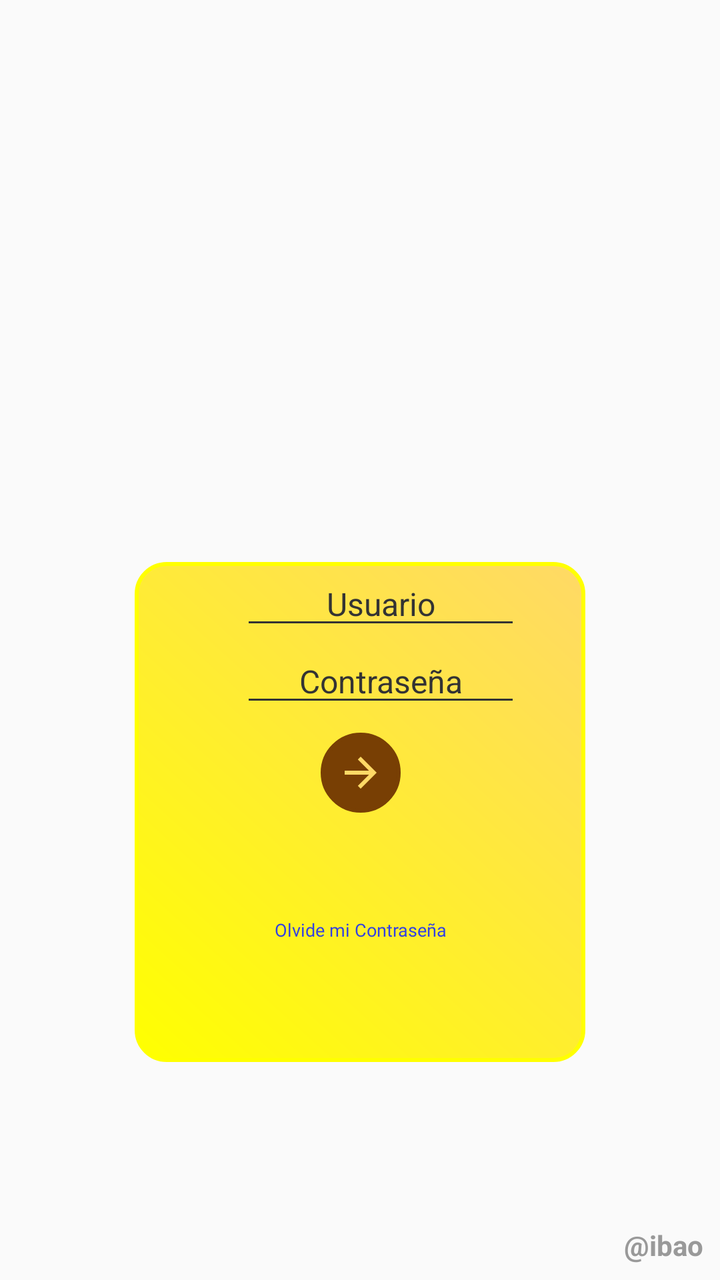
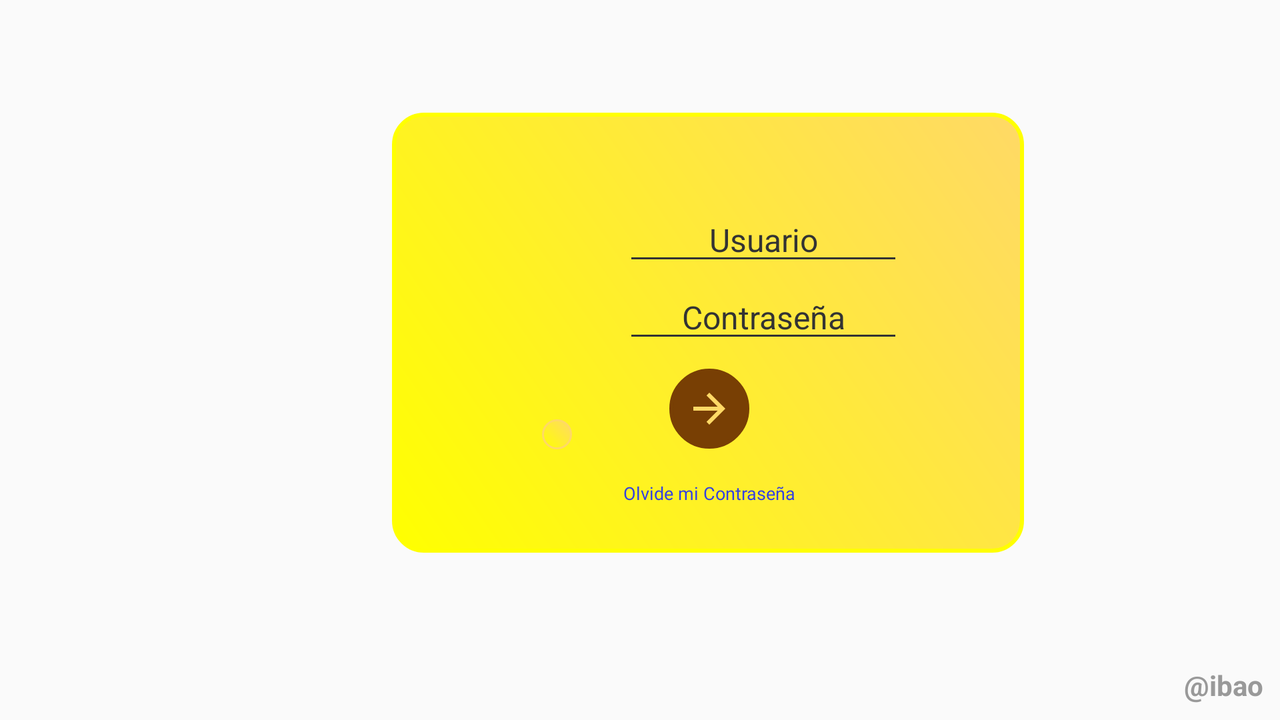

First picture: res/layout/ on a phone held upright. Second picture: the repository's own variant of that layout, on a device whose configuration matches the variant's folder. Source for both follows.
<!-- AndroidManifest.xml: activity theme AppTheme2.NoActionBar -->
<!-- res/layout/activity_lost_password.xml -->
<?xml version="1.0" encoding="utf-8"?>
<android.support.constraint.ConstraintLayout xmlns:android="http://schemas.android.com/apk/res/android"
    xmlns:app="http://schemas.android.com/apk/res-auto"
    xmlns:tools="http://schemas.android.com/tools"
    android:id="@+id/linearLayout"
    android:layout_width="match_parent"
    android:layout_height="match_parent"
    android:gravity="center_horizontal"

    tools:context=".views.ActivityLogin">


    <ImageView
        android:id="@+id/imageView5"
        android:layout_width="match_parent"
        android:layout_height="match_parent"
        android:adjustViewBounds="true"
        android:cropToPadding="true"

        android:scaleType="matrix"
        app:layout_constraintStart_toStartOf="parent"
        app:layout_constraintTop_toTopOf="parent"
        app:srcCompat="@drawable/background" />



    <android.support.constraint.ConstraintLayout
        android:id="@+id/linearLayout2"
        android:layout_width="wrap_content"
        android:layout_height="250dp"
        android:layout_marginBottom="8dp"

        android:paddingHorizontal="20dp"
        android:layout_marginEnd="8dp"
        android:layout_marginStart="8dp"
        android:layout_marginTop="8dp"
        android:background="@drawable/shape_secondary_r15_borderlight"
        app:layout_constraintBottom_toBottomOf="parent"
        app:layout_constraintEnd_toEndOf="parent"
        app:layout_constraintStart_toStartOf="parent"
        app:layout_constraintTop_toTopOf="parent"
        app:layout_constraintVertical_bias="0.73">


        <ImageView
            android:id="@+id/imageView11"
            android:layout_width="25dp"
            android:layout_height="wrap_content"
            android:layout_marginEnd="8dp"
            android:layout_marginTop="8dp"
            app:layout_constraintBottom_toBottomOf="@+id/eTextUser"
            app:layout_constraintEnd_toStartOf="@+id/eTextUser"
            app:layout_constraintTop_toTopOf="@+id/eTextUser"
            app:layout_constraintVertical_bias="0.0"
            app:srcCompat="@drawable/ic_account_circle" />


        <EditText
            android:id="@+id/eTextUser"
            android:layout_width="140dp"
            android:layout_height="wrap_content"
            android:layout_marginEnd="8dp"
            android:layout_marginStart="8dp"
            android:backgroundTint="@color/secondary_text"
            android:ems="10"
            android:inputType="textPersonName"
            android:text="Usuario"
            android:textAlignment="center"
            android:textColor="@color/secondary_text"
            android:textSize="16sp"
            app:layout_constraintEnd_toEndOf="parent"
            app:layout_constraintHorizontal_bias="0.85"
            app:layout_constraintStart_toStartOf="parent"
            tools:layout_editor_absoluteY="74dp"
            tools:ignore="MissingConstraints" />


        <EditText
            android:id="@+id/eTextPassword"
            android:layout_width="140dp"
            android:layout_height="wrap_content"
            android:layout_marginEnd="8dp"
            android:layout_marginStart="8dp"
            android:backgroundTint="@color/secondary_text"
            android:ems="10"
            android:inputType="textPersonName"
            android:text="Contraseña"
            android:textAlignment="center"
            android:textColor="@color/secondary_text"
            android:textSize="16sp"
            app:layout_constraintEnd_toEndOf="@+id/eTextUser"
            app:layout_constraintStart_toStartOf="@+id/eTextUser"
            app:layout_constraintTop_toBottomOf="@+id/eTextUser"
            tools:ignore="MissingConstraints" />

        <ImageView
            android:id="@+id/imageView12"
            android:layout_width="25dp"
            android:layout_height="wrap_content"
            android:layout_marginBottom="8dp"
            android:layout_marginEnd="8dp"
            android:layout_marginTop="8dp"
            app:layout_constraintBottom_toBottomOf="@+id/eTextPassword"
            app:layout_constraintEnd_toStartOf="@+id/eTextPassword"
            app:layout_constraintTop_toTopOf="@+id/eTextPassword"
            app:srcCompat="@drawable/ic_lock" />

        <ImageButton
            android:id="@+id/imgbtn_enter"
            android:layout_width="40dp"
            android:layout_height="40dp"
            android:layout_marginBottom="8dp"
            android:layout_marginEnd="8dp"
            android:layout_marginStart="8dp"
            android:layout_marginTop="8dp"
            android:background="@drawable/shape_secondary_r15_borderdark"
            android:scaleType="center"
            app:layout_constraintBottom_toBottomOf="parent"
            app:layout_constraintEnd_toEndOf="parent"
            app:layout_constraintHorizontal_bias="0.503"
            app:layout_constraintStart_toStartOf="parent"
            app:layout_constraintTop_toBottomOf="@+id/eTextPassword"
            app:layout_constraintVertical_bias="0.0"
            android:src="@drawable/ic_arrow_forward"
            tools:ignore="MissingConstraints" />

        <TextView
            android:id="@+id/textView7"
            android:layout_width="wrap_content"
            android:layout_height="wrap_content"
            android:layout_marginBottom="16dp"
            android:layout_marginEnd="8dp"
            android:layout_marginStart="8dp"
            android:layout_marginTop="8dp"
            android:fontFamily="@font/coming_soon"
            android:text="Olvide mi Contraseña"
            android:textAlignment="center"
            android:textAllCaps="false"
            android:textColor="@color/link"
            android:textSize="9sp"
            app:layout_constraintBottom_toBottomOf="parent"
            app:layout_constraintEnd_toEndOf="parent"
            app:layout_constraintHorizontal_bias="0.504"
            app:layout_constraintStart_toStartOf="parent"
            app:layout_constraintTop_toBottomOf="@+id/imgbtn_enter" />

    </android.support.constraint.ConstraintLayout>


    <LinearLayout
        android:layout_width="wrap_content"
        android:layout_height="160dp"
        android:layout_marginBottom="8dp"
        android:layout_marginEnd="8dp"
        android:layout_marginStart="8dp"
        android:orientation="vertical"
        app:layout_constraintBottom_toTopOf="@+id/linearLayout2"
        app:layout_constraintEnd_toEndOf="@+id/linearLayout2"
        app:layout_constraintStart_toStartOf="@+id/linearLayout2"
        app:layout_constraintTop_toTopOf="@+id/linearLayout2">

        <ImageView
            android:id="@+id/imageView9"
            android:layout_width="120dp"
            android:layout_height="120dp"
            android:contentDescription="TODO"
            app:layout_constraintBottom_toBottomOf="@+id/linearLayout2"
            app:layout_constraintEnd_toEndOf="@+id/linearLayout2"
            app:layout_constraintStart_toStartOf="@+id/linearLayout2"
            app:layout_constraintTop_toTopOf="parent"
            app:layout_constraintVertical_bias="0.81"
            app:srcCompat="@drawable/logo_incavo" />

    </LinearLayout>

    <TextView
        android:id="@+id/textView8"
        android:layout_width="40dp"
        android:layout_height="19dp"
        android:layout_marginBottom="8dp"
        android:layout_marginEnd="8dp"
        android:text="@ibao"
        android:textColor="#999999"
        android:textStyle="bold"
        app:layout_constraintBottom_toBottomOf="parent"
        app:layout_constraintEnd_toEndOf="parent"
        />

    <ImageView
        android:id="@+id/climbing_plant"
        android:layout_width="match_parent"
        android:layout_height="wrap_content"
        android:adjustViewBounds="true"
        android:cropToPadding="true"
        android:scaleY="1.2"
        android:transformPivotY="0dp"
        android:scaleType="fitXY"
        app:layout_constraintStart_toStartOf="parent"
        app:layout_constraintTop_toTopOf="parent"
        android:visibility="visible"
        app:srcCompat="@drawable/climbing_plant" />
</android.support.constraint.ConstraintLayout>
<!-- resources referenced by this layout -->
<resources>
  <color name="link">#3341e1</color>
  <color name="secondary_text">#333333</color>
  <!-- drawable climbing_plant: png bitmap (drawable, 791959 bytes) -->
  <!-- drawable ic_account_circle: png bitmap (drawable-hdpi, 989 bytes) -->
  <!-- drawable ic_arrow_forward (drawable) -->
  <vector android:height="24dp" android:tint="#FFD966"
      android:viewportHeight="24.0" android:viewportWidth="24.0"
      android:width="24dp" xmlns:android="http://schemas.android.com/apk/res/android">
      <path android:fillColor="#FF000000" android:pathData="M12,4l-1.41,1.41L16.17,11H4v2h12.17l-5.58,5.59L12,20l8,-8z"/>
  </vector>
  <!-- drawable ic_lock: png bitmap (drawable-hdpi, 592 bytes) -->
  <!-- drawable logo_incavo: png bitmap (drawable, 26686 bytes) -->
  <!-- drawable shape_secondary_r15_borderdark (drawable) -->
  <?xml version="1.0" encoding="utf-8"?>
  <shape xmlns:android="http://schemas.android.com/apk/res/android"
      android:shape="rectangle">
      <stroke android:width="2dp"
          android:color="@color/dividerDark"/>
      <gradient
          android:angle="225"
          android:startColor="@color/dividerDark"
          android:endColor="@color/dividerDark"/>
      <corners
          android:bottomLeftRadius="1000dp"
          android:bottomRightRadius="1000dp"
          android:topLeftRadius="1000dp"
          android:topRightRadius="1000dp" />
  </shape>
  <!-- drawable shape_secondary_r15_borderlight (drawable) -->
  <?xml version="1.0" encoding="utf-8"?>
  <shape xmlns:android="http://schemas.android.com/apk/res/android" >
      <stroke android:width="2dp"
          android:color="@color/dividerLight"/>
      <gradient
          android:angle="225"
          android:startColor="@color/divider"
          android:endColor="@color/dividerLight"/>
      <corners
          android:bottomLeftRadius="15dp"
          android:bottomRightRadius="15dp"
          android:topLeftRadius="15dp"
          android:topRightRadius="15dp" />
  </shape>
  <style name="AppTheme2.NoActionBar">
  
          <item name="windowActionBar">false</item>
          <item name="windowNoTitle">true</item>
  
      </style>
  <color name="dividerDark">#783f04</color>
  <color name="dividerLight">#ffff00</color>
  <color name="divider">#ffd966</color>
</resources>
<!-- res/layout-land/activity_lost_password.xml (the repository's variant of the layout above) -->
<!-- drawn on the phone turned sideways -->
<?xml version="1.0" encoding="utf-8"?>
<android.support.constraint.ConstraintLayout xmlns:android="http://schemas.android.com/apk/res/android"
    xmlns:app="http://schemas.android.com/apk/res-auto"
    xmlns:tools="http://schemas.android.com/tools"
    android:id="@+id/linearLayout"
    android:layout_width="match_parent"
    android:layout_height="match_parent"
    android:gravity="center_horizontal"

    tools:context=".views.ActivityLogin">


    <ImageView
        android:id="@+id/imageView5"
        android:layout_width="match_parent"
        android:layout_height="703dp"
        android:adjustViewBounds="true"
        android:cropToPadding="true"

        android:scaleType="matrix"
        app:layout_constraintStart_toStartOf="parent"
        app:layout_constraintTop_toTopOf="parent"
        app:srcCompat="@drawable/background" />


    <android.support.constraint.ConstraintLayout
        android:id="@+id/linearLayout2"
        android:layout_width="316dp"
        android:layout_height="220dp"
        android:layout_marginBottom="8dp"

        android:layout_marginEnd="8dp"
        android:layout_marginStart="8dp"
        android:layout_marginTop="8dp"
        android:background="@drawable/shape_secondary_r15_borderlight"
        android:paddingHorizontal="20dp"
        app:layout_constraintBottom_toBottomOf="parent"
        app:layout_constraintEnd_toEndOf="parent"
        app:layout_constraintHorizontal_bias="0.61"
        app:layout_constraintStart_toStartOf="parent"
        app:layout_constraintTop_toTopOf="parent"
        app:layout_constraintVertical_bias="0.39">


        <ImageView
            android:id="@+id/imageView11"
            android:layout_width="25dp"
            android:layout_height="wrap_content"
            android:layout_marginEnd="8dp"
            android:layout_marginTop="8dp"
            app:layout_constraintBottom_toBottomOf="@+id/eTextUser"
            app:layout_constraintEnd_toStartOf="@+id/eTextUser"
            app:layout_constraintTop_toTopOf="@+id/eTextUser"
            app:layout_constraintVertical_bias="0.0"
            app:srcCompat="@drawable/ic_account_circle" />


        <EditText
            android:id="@+id/eTextUser"
            android:layout_width="140dp"
            android:layout_height="wrap_content"
            android:layout_marginBottom="8dp"
            android:layout_marginEnd="8dp"
            android:layout_marginStart="8dp"
            android:layout_marginTop="8dp"
            android:backgroundTint="@color/secondary_text"
            android:ems="10"
            android:inputType="textPersonName"
            android:text="Usuario"
            android:textAlignment="center"
            android:textColor="@color/secondary_text"
            android:textSize="16sp"
            app:layout_constraintBottom_toBottomOf="parent"
            app:layout_constraintEnd_toEndOf="parent"
            app:layout_constraintHorizontal_bias="0.73"
            app:layout_constraintStart_toStartOf="parent"
            app:layout_constraintTop_toTopOf="parent"
            app:layout_constraintVertical_bias="0.20999998"
            tools:ignore="MissingConstraints" />


        <EditText
            android:id="@+id/eTextPassword"
            android:layout_width="140dp"
            android:layout_height="wrap_content"
            android:layout_marginEnd="8dp"
            android:layout_marginStart="8dp"
            android:backgroundTint="@color/secondary_text"
            android:ems="10"
            android:inputType="textPersonName"
            android:text="Contraseña"
            android:textAlignment="center"
            android:textColor="@color/secondary_text"
            android:textSize="16sp"
            app:layout_constraintEnd_toEndOf="@+id/eTextUser"
            app:layout_constraintStart_toStartOf="@+id/eTextUser"
            app:layout_constraintTop_toBottomOf="@+id/eTextUser"
            tools:ignore="MissingConstraints" />

        <ImageView
            android:id="@+id/imageView12"
            android:layout_width="25dp"
            android:layout_height="wrap_content"
            android:layout_marginBottom="8dp"
            android:layout_marginEnd="8dp"
            android:layout_marginTop="8dp"
            app:layout_constraintBottom_toBottomOf="@+id/eTextPassword"
            app:layout_constraintEnd_toStartOf="@+id/eTextPassword"
            app:layout_constraintTop_toTopOf="@+id/eTextPassword"
            app:srcCompat="@drawable/ic_lock" />

        <ImageButton
            android:id="@+id/imgbtn_enter"
            android:layout_width="40dp"
            android:layout_height="40dp"
            android:layout_marginBottom="8dp"
            android:layout_marginEnd="8dp"
            android:layout_marginStart="8dp"
            android:layout_marginTop="8dp"
            android:background="@drawable/shape_secondary_r15_borderdark"
            android:scaleType="center"
            app:layout_constraintBottom_toBottomOf="parent"
            app:layout_constraintEnd_toEndOf="parent"
            app:layout_constraintHorizontal_bias="0.503"
            app:layout_constraintStart_toStartOf="parent"
            app:layout_constraintTop_toBottomOf="@+id/eTextPassword"
            app:layout_constraintVertical_bias="0.0"
            android:src="@drawable/ic_arrow_forward"
            tools:ignore="MissingConstraints" />

        <TextView
            android:id="@+id/textView7"
            android:layout_width="wrap_content"
            android:layout_height="wrap_content"
            android:layout_marginBottom="16dp"
            android:layout_marginEnd="8dp"
            android:layout_marginStart="8dp"
            android:layout_marginTop="8dp"
            android:fontFamily="@font/coming_soon"
            android:text="Olvide mi Contraseña"
            android:textAlignment="center"
            android:textAllCaps="false"
            android:textColor="@color/link"
            android:textSize="9sp"
            app:layout_constraintBottom_toBottomOf="parent"
            app:layout_constraintEnd_toEndOf="parent"
            app:layout_constraintHorizontal_bias="0.504"
            app:layout_constraintStart_toStartOf="parent"
            app:layout_constraintTop_toBottomOf="@+id/imgbtn_enter" />

    </android.support.constraint.ConstraintLayout>


    <TextView
        android:id="@+id/textView8"
        android:layout_width="40dp"
        android:layout_height="19dp"
        android:layout_marginBottom="8dp"
        android:layout_marginEnd="8dp"
        android:text="@ibao"
        android:textColor="#999999"
        android:textStyle="bold"
        app:layout_constraintBottom_toBottomOf="parent"
        app:layout_constraintEnd_toEndOf="parent" />

    <ImageView
        android:id="@+id/imageView9"
        android:layout_width="120dp"
        android:layout_height="120dp"
        android:layout_marginBottom="8dp"
        android:layout_marginEnd="8dp"
        android:layout_marginTop="8dp"
        android:contentDescription="TODO"
        app:layout_constraintBottom_toBottomOf="@+id/linearLayout2"
        app:layout_constraintEnd_toStartOf="@+id/linearLayout2"
        app:layout_constraintStart_toStartOf="@+id/linearLayout2"
        app:layout_constraintTop_toTopOf="@+id/linearLayout2"
        app:layout_constraintVertical_bias="0.3"
        app:srcCompat="@drawable/logo_incavo" />

    <ImageView
        android:id="@+id/imageView13"
        android:layout_width="wrap_content"
        android:layout_height="wrap_content"
        app:layout_constraintEnd_toEndOf="@+id/imageView9"
        android:padding="15dp"
        android:background="@drawable/shape_secondary_r15_borderlight_v2"
        app:layout_constraintStart_toStartOf="@+id/imageView9"
        android:transformPivotX="180dp"
        android:scaleX="0.5"
        android:scaleY="0.5"
        app:layout_constraintTop_toBottomOf="@+id/imageView9"
        app:srcCompat="@drawable/marca_agromovil" />

</android.support.constraint.ConstraintLayout>
<!-- resources referenced by the variant -->
<!-- as the phone turned sideways resolves them -->
<resources>
  <color name="link">#3341e1</color>
  <color name="secondary_text">#333333</color>
  <!-- drawable ic_account_circle: png bitmap (drawable-hdpi, 989 bytes) -->
  <!-- drawable ic_arrow_forward (drawable) -->
  <vector android:height="24dp" android:tint="#FFD966"
      android:viewportHeight="24.0" android:viewportWidth="24.0"
      android:width="24dp" xmlns:android="http://schemas.android.com/apk/res/android">
      <path android:fillColor="#FF000000" android:pathData="M12,4l-1.41,1.41L16.17,11H4v2h12.17l-5.58,5.59L12,20l8,-8z"/>
  </vector>
  <!-- drawable ic_lock: png bitmap (drawable-hdpi, 592 bytes) -->
  <!-- drawable logo_incavo: png bitmap (drawable, 26686 bytes) -->
  <!-- drawable marca_agromovil: png bitmap (drawable, 3325 bytes) -->
  <!-- drawable shape_secondary_r15_borderdark (drawable) -->
  <?xml version="1.0" encoding="utf-8"?>
  <shape xmlns:android="http://schemas.android.com/apk/res/android"
      android:shape="rectangle">
      <stroke android:width="2dp"
          android:color="@color/dividerDark"/>
      <gradient
          android:angle="225"
          android:startColor="@color/dividerDark"
          android:endColor="@color/dividerDark"/>
      <corners
          android:bottomLeftRadius="1000dp"
          android:bottomRightRadius="1000dp"
          android:topLeftRadius="1000dp"
          android:topRightRadius="1000dp" />
  </shape>
  <!-- drawable shape_secondary_r15_borderlight (drawable) -->
  <?xml version="1.0" encoding="utf-8"?>
  <shape xmlns:android="http://schemas.android.com/apk/res/android" >
      <stroke android:width="2dp"
          android:color="@color/dividerLight"/>
      <gradient
          android:angle="225"
          android:startColor="@color/divider"
          android:endColor="@color/dividerLight"/>
      <corners
          android:bottomLeftRadius="15dp"
          android:bottomRightRadius="15dp"
          android:topLeftRadius="15dp"
          android:topRightRadius="15dp" />
  </shape>
  <!-- drawable shape_secondary_r15_borderlight_v2 (drawable) -->
  <?xml version="1.0" encoding="utf-8"?>
  <shape xmlns:android="http://schemas.android.com/apk/res/android" >
      <stroke android:width="2dp"
          android:color="@color/divider"/>
      <gradient
          android:angle="225"
          android:startColor="@color/divider"
          android:endColor="@color/dividerLight"/>
      <corners
          android:bottomLeftRadius="15dp"
          android:bottomRightRadius="15dp"
          android:topLeftRadius="15dp"
          android:topRightRadius="15dp" />
  </shape>
  <style name="AppTheme2.NoActionBar">
  
          <item name="windowActionBar">false</item>
          <item name="windowNoTitle">true</item>
  
      </style>
  <color name="dividerDark">#783f04</color>
  <color name="dividerLight">#ffff00</color>
  <color name="divider">#ffd966</color>
</resources>
